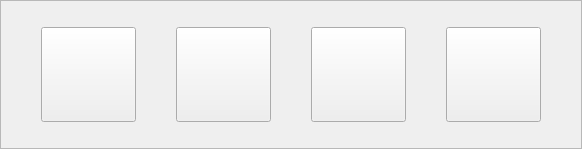
    <widget class="QFrame" name="frame_6">
     <property name="sizePolicy">
      <sizepolicy hsizetype="Preferred" vsizetype="Fixed">
       <horstretch>0</horstretch>
       <verstretch>0</verstretch>
      </sizepolicy>
     </property>
     <property name="minimumSize">
      <size>
       <width>0</width>
       <height>149</height>
      </size>
     </property>
     <property name="maximumSize">
      <size>
       <width>16777215</width>
       <height>149</height>
      </size>
     </property>
     <property name="frameShape">
      <enum>QFrame::StyledPanel</enum>
     </property>
     <property name="frameShadow">
      <enum>QFrame::Raised</enum>
     </property>
     <layout class="QGridLayout" name="gridLayout_4">
      <property name="leftMargin">
       <number>0</number>
      </property>
      <property name="topMargin">
       <number>0</number>
      </property>
      <property name="rightMargin">
       <number>0</number>
      </property>
      <property name="bottomMargin">
       <number>0</number>
      </property>
      <property name="spacing">
       <number>0</number>
      </property>
      <item row="0" column="3">
       <widget class="QPushButton" name="pushButton_purchase">
        <property name="sizePolicy">
         <sizepolicy hsizetype="Fixed" vsizetype="Fixed">
          <horstretch>0</horstretch>
          <verstretch>0</verstretch>
         </sizepolicy>
        </property>
        <property name="minimumSize">
         <size>
          <width>95</width>
          <height>95</height>
         </size>
        </property>
        <property name="maximumSize">
         <size>
          <width>95</width>
          <height>95</height>
         </size>
        </property>
        <property name="focusPolicy">
         <enum>Qt::NoFocus</enum>
        </property>
        <property name="text">
         <string/>
        </property>
       </widget>
      </item>
      <item row="0" column="7">
       <widget class="QPushButton" name="pushButton_public">
        <property name="sizePolicy">
         <sizepolicy hsizetype="Fixed" vsizetype="Fixed">
          <horstretch>0</horstretch>
          <verstretch>0</verstretch>
         </sizepolicy>
        </property>
        <property name="minimumSize">
         <size>
          <width>95</width>
          <height>95</height>
         </size>
        </property>
        <property name="maximumSize">
         <size>
          <width>95</width>
          <height>95</height>
         </size>
        </property>
        <property name="focusPolicy">
         <enum>Qt::NoFocus</enum>
        </property>
        <property name="text">
         <string/>
        </property>
       </widget>
      </item>
      <item row="0" column="2">
       <spacer name="horizontalSpacer_13">
        <property name="orientation">
         <enum>Qt::Horizontal</enum>
        </property>
        <property name="sizeHint" stdset="0">
         <size>
          <width>40</width>
          <height>20</height>
         </size>
        </property>
       </spacer>
      </item>
      <item row="0" column="8">
       <spacer name="horizontalSpacer_11">
        <property name="orientation">
         <enum>Qt::Horizontal</enum>
        </property>
        <property name="sizeType">
         <enum>QSizePolicy::Preferred</enum>
        </property>
        <property name="sizeHint" stdset="0">
         <size>
          <width>40</width>
          <height>20</height>
         </size>
        </property>
       </spacer>
      </item>
      <item row="0" column="1">
       <widget class="QPushButton" name="pushButton_home">
        <property name="sizePolicy">
         <sizepolicy hsizetype="Fixed" vsizetype="Fixed">
          <horstretch>0</horstretch>
          <verstretch>0</verstretch>
         </sizepolicy>
        </property>
        <property name="minimumSize">
         <size>
          <width>95</width>
          <height>95</height>
         </size>
        </property>
        <property name="maximumSize">
         <size>
          <width>95</width>
          <height>95</height>
         </size>
        </property>
        <property name="focusPolicy">
         <enum>Qt::NoFocus</enum>
        </property>
        <property name="styleSheet">
         <string notr="true"/>
        </property>
        <property name="text">
         <string/>
        </property>
       </widget>
      </item>
      <item row="0" column="0">
       <spacer name="horizontalSpacer_10">
        <property name="orientation">
         <enum>Qt::Horizontal</enum>
        </property>
        <property name="sizeType">
         <enum>QSizePolicy::Preferred</enum>
        </property>
        <property name="sizeHint" stdset="0">
         <size>
          <width>40</width>
          <height>20</height>
         </size>
        </property>
       </spacer>
      </item>
      <item row="0" column="4">
       <spacer name="horizontalSpacer_12">
        <property name="orientation">
         <enum>Qt::Horizontal</enum>
        </property>
        <property name="sizeHint" stdset="0">
         <size>
          <width>40</width>
          <height>20</height>
         </size>
        </property>
       </spacer>
      </item>
      <item row="0" column="6">
       <spacer name="horizontalSpacer_14">
        <property name="orientation">
         <enum>Qt::Horizontal</enum>
        </property>
        <property name="sizeHint" stdset="0">
         <size>
          <width>40</width>
          <height>20</height>
         </size>
        </property>
       </spacer>
      </item>
      <item row="0" column="5">
       <widget class="QPushButton" name="pushButton_search">
        <property name="sizePolicy">
         <sizepolicy hsizetype="Fixed" vsizetype="Fixed">
          <horstretch>0</horstretch>
          <verstretch>0</verstretch>
         </sizepolicy>
        </property>
        <property name="minimumSize">
         <size>
          <width>95</width>
          <height>95</height>
         </size>
        </property>
        <property name="maximumSize">
         <size>
          <width>95</width>
          <height>95</height>
         </size>
        </property>
        <property name="focusPolicy">
         <enum>Qt::NoFocus</enum>
        </property>
        <property name="text">
         <string/>
        </property>
       </widget>
      </item>
     </layout>
    </widget>
